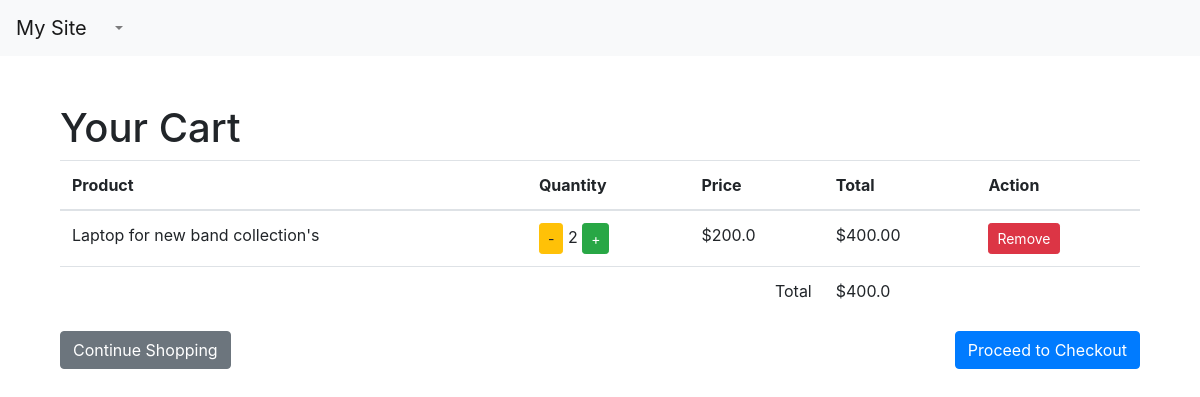
Page /shop/cart/ (signed in) on the committed database.
### app_order/models.py (models this page shows, shortened)
class Cart(models.Model):
    user = models.ForeignKey(settings.AUTH_USER_MODEL, on_delete=models.CASCADE, related_name='cart')
    item = models.ForeignKey(Product, on_delete=models.CASCADE)
    quantity = models.IntegerField(default=1)
    purchased = models.BooleanField(default=False)
    created = models.DateTimeField(auto_now_add=True)
    updated = models.DateTimeField(auto_now=True)
    def get_total(self):
        total = self.item.price * self.quantity
        total_float = format(total, '0.2f')
        return total_float

class Order(models.Model):
    orderitems = models.ManyToManyField(Cart)
    user = models.ForeignKey(settings.AUTH_USER_MODEL, on_delete=models.CASCADE)
    ordered = models.BooleanField(default=False)
    created = models.DateTimeField(auto_now_add=True)
    paymentID = models.CharField(max_length=264, blank=True, null=True)
    orderId = models.CharField(max_length=200, blank=True, null=True)
    def get_totals(self):
        total = 0
        for order_items in self.orderitems.all():
            total += float(order_items.get_total())
        return total

### app_shop/models.py (models this page shows, shortened)
class Product(models.Model):
    mainimage = models.ImageField(upload_to="products")
    name = models.CharField(max_length=264)
    category = models.ForeignKey(Category, on_delete=models.CASCADE, related_name='category')
    preview_text = models.TextField(max_length=200, verbose_name='Preview Text')
    details_text = models.TextField(max_length=1000, verbose_name='Description')
    price = models.FloatField()
    old_price = models.FloatField(default=0.00)
    created = models.DateTimeField(auto_now=True)
    class Meta:
        ordering = ['-created']

### app_order/views.py (the view)
# urls.py: path('cart/', views.view_cart, name='view_cart'),
@login_required
def view_cart(request):
    order = Order.objects.filter(user=request.user, ordered=False).first()
    context = {
        'order': order
    }
    return render(request, 'app_order/cart.html', context)

### templates/app_order/cart.html (shortened to what this page needs)
{% extends "base.html" %}
{% block body_block %}
<div class="container mt-5">
    <h1>Your Cart</h1>
    <table class="table">
        <thead>
            <tr>
                <th>Product</th>
                <th>Quantity</th>
                <th>Price</th>
                <th>Total</th>
                <th>Action</th>
            </tr>
        </thead>
        <tbody>
            {% if order %}
                {% for item in order.orderitems.all %}
                    <tr>
                        <td>{{ item.item.name }}</td>
                        <td>
                            <a href="{% url 'decrease_cart' item.item.id %}" class="btn btn-warning btn-sm">-</a>
                            {{ item.quantity }}
                            <a href="{% url 'increase_cart' item.item.id %}" class="btn btn-success btn-sm">+</a>
                        </td>
                        <td>${{ item.item.price }}</td>
                        <td>${{ item.get_total }}</td>
                        <td>
                            <a href="{% url 'remove_from_cart' item.id %}" class="btn btn-danger btn-sm">Remove</a>
                        </td>
                    </tr>
                {% endfor %}
                <tr>
                    <td colspan="3" class="text-right">Total</td>
                    <td>${{ order.get_totals }}</td>
                    <td></td>
                </tr>
            {% else %}
                <tr>
                    <td colspan="5" class="text-center">No items in your cart</td>
                </tr>
            {% endif %}
        </tbody>
    </table>
    <div class="d-flex justify-content-between">
        <a href="{% url 'home' %}" class="btn btn-secondary">Continue Shopping</a>
        {% if order %}
            <a href="{% url 'checkout' %}" class="btn btn-primary">Proceed to Checkout</a>
        {% endif %}
    </div>
</div>
{% endblock %}

### rows in the picture
Cart: item.name "Laptop for new band collection's", quantity "2", item.price "200.0", get_total "400.00"
Order: get_totals "400.0"
